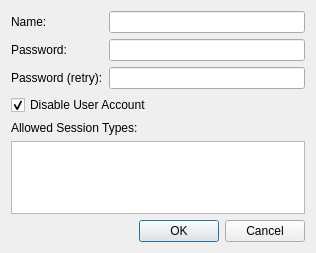
<?xml version="1.0" encoding="UTF-8"?>
<ui version="4.0">
 <class>UserDialog</class>
 <widget class="QDialog" name="UserDialog">
  <property name="geometry">
   <rect>
    <x>0</x>
    <y>0</y>
    <width>316</width>
    <height>253</height>
   </rect>
  </property>
  <property name="windowTitle">
   <string>User Properties</string>
  </property>
  <property name="modal">
   <bool>true</bool>
  </property>
  <layout class="QVBoxLayout" name="verticalLayout_3">
   <item>
    <layout class="QHBoxLayout" name="horizontalLayout">
     <item>
      <layout class="QVBoxLayout" name="verticalLayout">
       <item>
        <widget class="QLabel" name="label_username">
         <property name="text">
          <string>Name:</string>
         </property>
        </widget>
       </item>
       <item>
        <widget class="QLabel" name="label_password">
         <property name="text">
          <string>Password:</string>
         </property>
        </widget>
       </item>
       <item>
        <widget class="QLabel" name="label_password_retry">
         <property name="text">
          <string>Password (retry):</string>
         </property>
        </widget>
       </item>
      </layout>
     </item>
     <item>
      <layout class="QVBoxLayout" name="verticalLayout_2">
       <item>
        <widget class="QLineEdit" name="edit_username"/>
       </item>
       <item>
        <widget class="QLineEdit" name="edit_password">
         <property name="echoMode">
          <enum>QLineEdit::Password</enum>
         </property>
        </widget>
       </item>
       <item>
        <widget class="QLineEdit" name="edit_password_retry">
         <property name="echoMode">
          <enum>QLineEdit::Password</enum>
         </property>
        </widget>
       </item>
      </layout>
     </item>
    </layout>
   </item>
   <item>
    <widget class="QCheckBox" name="checkbox_enable">
     <property name="text">
      <string>Disable User Account</string>
     </property>
     <property name="checked">
      <bool>true</bool>
     </property>
    </widget>
   </item>
   <item>
    <widget class="QLabel" name="label">
     <property name="text">
      <string>Allowed Session Types:</string>
     </property>
    </widget>
   </item>
   <item>
    <widget class="QTreeWidget" name="treeWidget">
     <attribute name="headerVisible">
      <bool>false</bool>
     </attribute>
    </widget>
   </item>
   <item>
    <widget class="QDialogButtonBox" name="buttonbox">
     <property name="standardButtons">
      <set>QDialogButtonBox::Cancel|QDialogButtonBox::Ok</set>
     </property>
    </widget>
   </item>
  </layout>
 </widget>
 <resources/>
 <connections/>
</ui>
